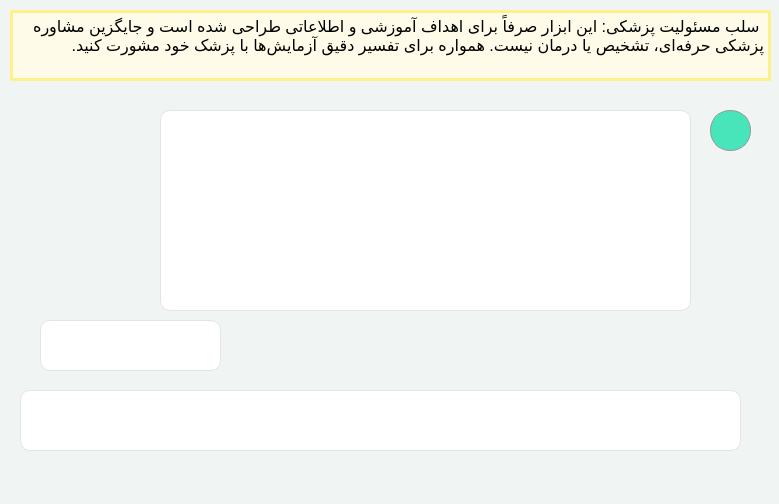
<?xml version="1.0" encoding="UTF-8"?>
<ui version="4.0">
 <class>medicalai</class>
 <widget class="QMainWindow" name="medicalai">
  <property name="geometry">
   <rect>
    <x>0</x>
    <y>0</y>
    <width>779</width>
    <height>504</height>
   </rect>
  </property>
  <property name="windowTitle">
   <string>medical-ai</string>
  </property>
  <property name="windowIcon">
   <iconset>
    <normaloff>C:/Users/Yasi/Desktop/—Pngtree—a vector blood icon_7887453.png</normaloff>C:/Users/Yasi/Desktop/—Pngtree—a vector blood icon_7887453.png</iconset>
  </property>
  <property name="styleSheet">
   <string notr="true">background-color:#F0F5F4;</string>
  </property>
  <property name="iconSize">
   <size>
    <width>20</width>
    <height>20</height>
   </size>
  </property>
  <widget class="QWidget" name="centralwidget">
   <widget class="QTextEdit" name="Output">
    <property name="geometry">
     <rect>
      <x>160</x>
      <y>110</y>
      <width>531</width>
      <height>201</height>
     </rect>
    </property>
    <property name="styleSheet">
     <string notr="true">font: 16pt &quot;B Nazanin&quot;;
border: 1px solid #E3E3E3;
    border-radius: 10px;
    background-color: white;

</string>
    </property>
    <property name="html">
     <string>&lt;!DOCTYPE HTML PUBLIC &quot;-//W3C//DTD HTML 4.0//EN&quot; &quot;http://www.w3.org/TR/REC-html40/strict.dtd&quot;&gt;
&lt;html&gt;&lt;head&gt;&lt;meta name=&quot;qrichtext&quot; content=&quot;1&quot; /&gt;&lt;style type=&quot;text/css&quot;&gt;
p, li { white-space: pre-wrap; }
&lt;/style&gt;&lt;/head&gt;&lt;body style=&quot; font-family:'B Nazanin'; font-size:16pt; font-weight:400; font-style:normal;&quot;&gt;
&lt;p style=&quot;-qt-paragraph-type:empty; margin-top:0px; margin-bottom:0px; margin-left:0px; margin-right:0px; -qt-block-indent:0; text-indent:0px; font-family:'Google Sans Text,Google Sans'; font-size:14px;&quot;&gt;&lt;br /&gt;&lt;/p&gt;&lt;/body&gt;&lt;/html&gt;</string>
    </property>
   </widget>
   <widget class="QTextEdit" name="warning">
    <property name="geometry">
     <rect>
      <x>10</x>
      <y>10</y>
      <width>761</width>
      <height>71</height>
     </rect>
    </property>
    <property name="styleSheet">
     <string notr="true">    border: 3px solid #fef08a t;
    background-color:#fefce8;;
font: 14pt &quot;B Nazanin&quot;;</string>
    </property>
    <property name="html">
     <string>&lt;!DOCTYPE HTML PUBLIC &quot;-//W3C//DTD HTML 4.0//EN&quot; &quot;http://www.w3.org/TR/REC-html40/strict.dtd&quot;&gt;
&lt;html&gt;&lt;head&gt;&lt;meta name=&quot;qrichtext&quot; content=&quot;1&quot; /&gt;&lt;style type=&quot;text/css&quot;&gt;
p, li { white-space: pre-wrap; }
&lt;/style&gt;&lt;/head&gt;&lt;body style=&quot; font-family:'B Nazanin'; font-size:14pt; font-weight:400; font-style:normal;&quot;&gt;
&lt;p dir='rtl' style=&quot; margin-top:0px; margin-bottom:0px; margin-left:0px; margin-right:0px; -qt-block-indent:0; text-indent:0px;&quot;&gt;&lt;span style=&quot; font-family:'MS Shell Dlg 2'; font-size:12pt;&quot;&gt; سلب مسئولیت پزشکی: این ابزار صرفاً برای اهداف آموزشی و اطلاعاتی طراحی شده است و جایگزین مشاوره پزشکی حرفه‌ای، تشخیص یا درمان نیست. همواره برای تفسیر دقیق آزمایش‌ها با پزشک خود مشورت کنید.&lt;/span&gt;&lt;/p&gt;&lt;/body&gt;&lt;/html&gt;</string>
    </property>
   </widget>
   <widget class="QLabel" name="prompt02">
    <property name="geometry">
     <rect>
      <x>20</x>
      <y>390</y>
      <width>721</width>
      <height>61</height>
     </rect>
    </property>
    <property name="styleSheet">
     <string notr="true">border: 1px solid #E3E3E3;
    border-radius: 10px;
    background-color: white;
</string>
    </property>
    <property name="text">
     <string/>
    </property>
   </widget>
   <widget class="QTextEdit" name="prompt">
    <property name="geometry">
     <rect>
      <x>130</x>
      <y>400</y>
      <width>541</width>
      <height>41</height>
     </rect>
    </property>
    <property name="styleSheet">
     <string notr="true">font:14pt &quot;B Nazanin&quot;;
    background-color: white;
border: non;</string>
    </property>
   </widget>
   <widget class="QPushButton" name="imageadd">
    <property name="geometry">
     <rect>
      <x>680</x>
      <y>400</y>
      <width>51</width>
      <height>41</height>
     </rect>
    </property>
    <property name="styleSheet">
     <string notr="true">QPushButton {
    /* آیکون گرد */
   
    background-repeat: no-repeat;
    background-position: center;
    
    /* گرد کردن */

    
    /* حذف متن و border */
    color: transparent;
    border: none;
    
    /* اندازه دایره */
    background-color: transparent;
}

QPushButton:hover {
    
    border:1px solid #969696;
    border-radius: 5px;
}

QPushButton:pressed {
  
    background-color: rgba(46, 204, 113, 0.1);
}
</string>
    </property>
    <property name="text">
     <string/>
    </property>
    <property name="icon">
     <iconset>
      <normaloff>send-4.png</normaloff>send-4.png</iconset>
    </property>
    <property name="iconSize">
     <size>
      <width>36</width>
      <height>27</height>
     </size>
    </property>
   </widget>
   <widget class="QPushButton" name="imagesend">
    <property name="geometry">
     <rect>
      <x>30</x>
      <y>400</y>
      <width>41</width>
      <height>41</height>
     </rect>
    </property>
    <property name="sizePolicy">
     <sizepolicy hsizetype="Preferred" vsizetype="Fixed">
      <horstretch>0</horstretch>
      <verstretch>0</verstretch>
     </sizepolicy>
    </property>
    <property name="minimumSize">
     <size>
      <width>41</width>
      <height>0</height>
     </size>
    </property>
    <property name="maximumSize">
     <size>
      <width>41</width>
      <height>41</height>
     </size>
    </property>
    <property name="styleSheet">
     <string notr="true">QPushButton {
    /* آیکون گرد */
   
    background-repeat: no-repeat;
    background-position: center;
    
    /* گرد کردن */
    border-radius: 20px;
    
    /* حذف متن و border */
    color: transparent;
    border: none;
    
    /* اندازه دایره */
    background-color: transparent;
}

QPushButton:hover {
   
    border:1px solid #969696;
    border-radius: 15px;
}

QPushButton:pressed {
   
    background-color: rgba(46, 204, 113, 0.1);
}
</string>
    </property>
    <property name="text">
     <string/>
    </property>
    <property name="icon">
     <iconset>
      <normaloff>send-2.png</normaloff>send-2.png</iconset>
    </property>
    <property name="iconSize">
     <size>
      <width>35</width>
      <height>34</height>
     </size>
    </property>
   </widget>
   <widget class="QPushButton" name="trash">
    <property name="geometry">
     <rect>
      <x>80</x>
      <y>400</y>
      <width>41</width>
      <height>41</height>
     </rect>
    </property>
    <property name="styleSheet">
     <string notr="true">QPushButton {
    /* آیکون گرد */
    background-repeat: no-repeat;
    background-position: center;
    
    /* گرد کردن */

    
    /* حذف متن و border */
    color: transparent;
    border: none;
    
    /* اندازه دایره */
    background-color: transparent;
}

QPushButton:hover {
   
    border:1px solid #969696;
    border-radius: 5px;
}

QPushButton:pressed {
   
    background-color: rgba(46, 204, 113, 0.1);
}
</string>
    </property>
    <property name="text">
     <string/>
    </property>
    <property name="icon">
     <iconset>
      <normaloff>trash.1.png</normaloff>trash.1.png</iconset>
    </property>
    <property name="iconSize">
     <size>
      <width>39</width>
      <height>40</height>
     </size>
    </property>
   </widget>
   <widget class="QLabel" name="key2">
    <property name="geometry">
     <rect>
      <x>40</x>
      <y>320</y>
      <width>181</width>
      <height>51</height>
     </rect>
    </property>
    <property name="styleSheet">
     <string notr="true">    font-family: 'Google Sans Text', 'Google Sans';
    font-size: 14px;
border: 1px solid #E3E3E3;
    border-radius: 10px;
    background-color: white;
</string>
    </property>
    <property name="text">
     <string/>
    </property>
   </widget>
   <widget class="QPushButton" name="key">
    <property name="geometry">
     <rect>
      <x>50</x>
      <y>330</y>
      <width>31</width>
      <height>31</height>
     </rect>
    </property>
    <property name="styleSheet">
     <string notr="true">QPushButton {
    /* آیکون گرد */
    background-repeat: no-repeat;
    background-position: center;
    
    /* گرد کردن */

    
    /* حذف متن و border */
    color: transparent;
    border: none;
    
    /* اندازه دایره */
    background-color: transparent;
}


</string>
    </property>
    <property name="text">
     <string/>
    </property>
    <property name="icon">
     <iconset>
      <normaloff>key.01.png</normaloff>key.01.png</iconset>
    </property>
    <property name="iconSize">
     <size>
      <width>38</width>
      <height>42</height>
     </size>
    </property>
   </widget>
   <widget class="QTextEdit" name="key3">
    <property name="geometry">
     <rect>
      <x>90</x>
      <y>330</y>
      <width>121</width>
      <height>31</height>
     </rect>
    </property>
    <property name="styleSheet">
     <string notr="true">font: 10pt &quot;Arial&quot;;
    background-color: white;
border: non;</string>
    </property>
   </widget>
   <widget class="QPushButton" name="ai">
    <property name="geometry">
     <rect>
      <x>710</x>
      <y>110</y>
      <width>41</width>
      <height>41</height>
     </rect>
    </property>
    <property name="sizePolicy">
     <sizepolicy hsizetype="Preferred" vsizetype="Fixed">
      <horstretch>0</horstretch>
      <verstretch>0</verstretch>
     </sizepolicy>
    </property>
    <property name="minimumSize">
     <size>
      <width>41</width>
      <height>0</height>
     </size>
    </property>
    <property name="maximumSize">
     <size>
      <width>41</width>
      <height>41</height>
     </size>
    </property>
    <property name="styleSheet">
     <string notr="true">background-color:#48E5BB;
 background-position: center;
 border-radius: 20px;
 border:1px solid #969696;
    
 


</string>
    </property>
    <property name="text">
     <string/>
    </property>
    <property name="icon">
     <iconset>
      <normaloff>ai2.png</normaloff>ai2.png</iconset>
    </property>
    <property name="iconSize">
     <size>
      <width>34</width>
      <height>34</height>
     </size>
    </property>
   </widget>
  </widget>
  <widget class="QMenuBar" name="menubar">
   <property name="geometry">
    <rect>
     <x>0</x>
     <y>0</y>
     <width>779</width>
     <height>18</height>
    </rect>
   </property>
  </widget>
  <widget class="QStatusBar" name="statusbar"/>
 </widget>
 <resources/>
 <connections/>
</ui>
